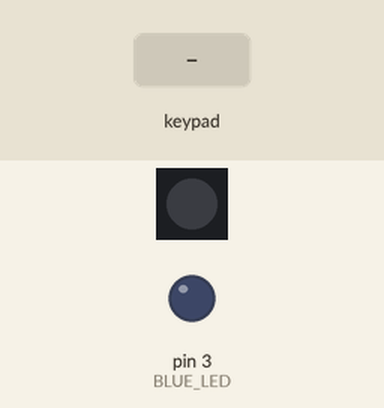
Recording of a sketch running on a simulated Arduino Mega 2560, built with avr-gcc and run on an emulated ATmega2560. Parts: 1 RGB LEDs in strip order, left to right, output pins drawn as LEDs (lit = HIGH). Wiring (inferred from the names in the program): 6×6 keypad (labels assumed): rows pin 11, pin 17, pin 12, pin 7, pin 9, pin 10; columns pin 13, pin 16, pin 23, pin 24, pin 22, pin 21. Dashed ring = blinking. The inputs (shaded band) are chosen by the test bench. Dim RGB values are drawn brighter than linear; pins used as bus, display or sensor lines are not drawn.

Above: at 0.1 s.
At 1.2 s:
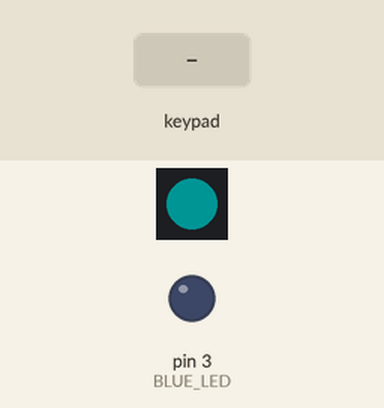
1.3 s: keypad keys 1 2 3 4 pressed 0.4 s apart
At 1.38 s:
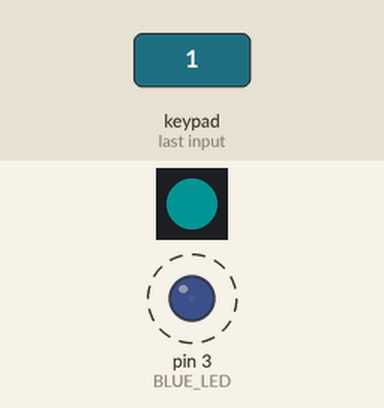
Timing chart, 0 to 47.5 s (numbered marks = the images above; inputs shaded):
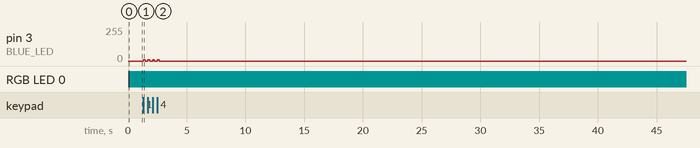

The sketch:

Right-nRF52840.ino
```cpp
#include <Arduino.h>
#include <stdint.h>

#include "Adafruit_DotStar.h"

// This runs on Adafruit nRF52840 devices

const uint8_t ROWS = 6;
const uint8_t COLS = 6;
const uint32_t debounce_time = 15;

#include "CoreCapability.hpp"


/*
 13 12 11 10  9  7    21 22
 C5 R2 R0 R5 R4 R3 __ C4 C3
|=============================|
          C0 R1 __ __ __ C2 C1
          16 17          24 23
*/

// C0:16 C1:23 C2:24 C3:22 C4:21 C5:13
// R0:11 R1:17 R2:12 R3: 7 R4: 9 R5:10

uint8_t colPins[COLS] = {16, 23, 24, 22, 21, 13};
uint8_t rowPins[ROWS] = {11, 17, 12, 7, 9, 10};

const uint8_t BLUE_LED = 3;
const uint8_t NumDotStarPixels = 1;
const uint8_t DotStarData = 8;
const uint8_t DotStarClock = 6;

Adafruit_DotStar pixel(NumDotStarPixels,
                       DotStarData,
                       DotStarClock,
                       DOTSTAR_GBR);

void setupComms() {
  // If you don't use the debug serial port
  // you have to double-click the reset button to get the device
  // to a flashable state
  Serial.begin(9600);
  // Run at 1Mbps, which seems both plenty fast, and is also reliable
  Serial1.begin(1 << 20);
}

void setupMatrix() {
  digitalWrite(BLUE_LED, HIGH);
  for (uint8_t r : rowPins) {
    pinMode(r, INPUT_PULLUP);
  }
  for (uint8_t c : colPins) {
    pinMode(c, OUTPUT);
    digitalWrite(c, HIGH);
  }
}

void setupIndicators() {
  pinMode(BLUE_LED, OUTPUT);
  digitalWrite(BLUE_LED, LOW);
  pixel.begin();
  pixel.setPixelColor(0, 0x10, 0x10, 0x10);
  pixel.show();
  delay(50);
  pixel.setPixelColor(0, 0, 0, 0);
  pixel.show();
}

void startColumn(uint8_t colIdx) {
  digitalWrite(colPins[colIdx], LOW);
  delay(1);
}

bool readRow(uint8_t rowIdx) {
  // delay(1);
  return digitalRead(rowPins[rowIdx]) == LOW;
}

void sendData(uint8_t val) {
  Serial1.write(val);
	// Serial.print("Sending data:");
	// Serial.println(val);
}

void indicateChange(uint8_t r, uint8_t c, uint8_t p, uint32_t now) {
  analogWrite(BLUE_LED, p ? 10 : 0);
	/*
	Serial.print("Got row ");
	Serial.print(r);
	Serial.print(" col ");
	Serial.print(c);
	Serial.println(p ? " pressed": " released");
	*/
}

void endColumn(uint8_t colIdx) {
  digitalWrite(colPins[colIdx], HIGH);
	// delay(1);
}

uint32_t lastCol = 0;
// Called for every loop: Indicate the passage of time
void timeIndication(uint32_t now) {
  now = now >> 7;
  if (now != lastCol) {
    lastCol = now;
    uint32_t hsv = makeHSV(now % 360, (now / 360) & 0xFF, 20);
    uint32_t col = getColor(hsv);
    pixel.setPixelColor(0, (col >> 16) & 0xFF, (col >> 8) & 0xFF, col & 0xFF);
    pixel.show();
  }
}
```

CoreCapability.hpp
```cpp
#include <stdint.h>

uint32_t last_change[COLS * ROWS] = {0};
bool pressed[COLS * ROWS] = {0};

uint32_t hsvToRgb(float h, float s, float v) {
  float r = 0, g = 0, b = 0;
  int i = int(h * 6);
  float f = h * 6 - i;
  float p = v * (1 - s);
  float q = v * (1 - f * s);
  float t = v * (1 - (1 - f) * s);
  switch (i % 6) {
    case 0:
      r = v;
      g = t;
      b = p;
      break;
    case 1:
      r = q;
      g = v;
      b = p;
      break;
    case 2:
      r = p;
      g = v;
      b = t;
      break;
    case 3:
      r = p;
      g = q;
      b = v;
      break;
    case 4:
      r = t;
      g = p;
      b = v;
      break;
    case 5:
      r = v;
      g = p;
      b = q;
      break;
  }
  return (int(r * 255) << 16) | (int(g * 255) << 8) | int(b * 255);
}

void setupComms();
void setupMatrix();
void setupIndicators();
// Called when starting a column (probably write low, with delay)
void startColumn(uint8_t colIdx);
// Called when ending a column (probably a write high, no delay?)
void endColumn(uint8_t colIdx);
// Returns true if the cur column + row is pressed (probably read == LOW)
bool readRow(uint8_t rowIdx);
// Called for every loop: Indicate the passage of time
void timeIndication(uint32_t now);
// This sends the data over the comms channel
void sendData(uint8_t value);
// You can indiate a key change in here:
void indicateChange(uint8_t r, uint8_t c, uint8_t p, uint32_t now);

uint32_t makeHSV(uint16_t hue, uint8_t sat, uint8_t val) {
  return hue << 16 | sat << 8 | val;
}

uint32_t getColor(uint32_t number) {
  float val = (float)(number & 0xFF) / 255.0f;
  float sat = (float)((number >> 8) & 0xFF) / 255.0f;
  float hue = ((number >> 16) % 360) / 360.0f;
  return hsvToRgb(hue, sat, val);
}

uint8_t index(uint8_t row, uint8_t col) {
  return row * 6 + col;
}

uint8_t encodeValue(uint8_t row, uint8_t col, bool pressed) {
  uint8_t code = index(row, col) + (pressed ? 0 : 36);
  // Now add some miniscule amount of error resilience:
  return code * 3 + code % 3 + 1;
}

void reportChange(uint8_t r, uint8_t c, uint8_t p) {
  sendData(encodeValue(r, c, p));
}

bool debouncedChange(uint8_t r, uint8_t c, bool p, uint32_t now) {
  uint8_t idx = index(r, c);
  return p != pressed[idx] && last_change[idx] < now - debounce_time;
}

// Record the state & the last-change time
void recordChange(uint8_t r, uint8_t c, bool p, uint32_t now) {
  uint8_t idx = index(r, c);
  pressed[idx] = p;
  last_change[idx] = now;
  indicateChange(r, c, p, now);
}

void setup() {
  setupComms();
  setupMatrix();
  setupIndicators();
}

void loop() {
  uint32_t now = millis();
  for (uint8_t c = 0; c < COLS; c++) {
    startColumn(c);
    for (uint8_t r = 0; r < ROWS; r++) {
      bool p = readRow(r);
      if (debouncedChange(r, c, p, now)) {
        // Report the change up the wire
        reportChange(r, c, p);
        recordChange(r, c, p, now);
      }
    }
    endColumn(c);
  }
  timeIndication(now);
}
```

Measured:
- after the input at 1.3 s, pin 3 (BLUE_LED): alternates 10/255 for 0.15 s and 0/255 for 0.25 s, 8 changes in all, then stays 0/255, starting at once
